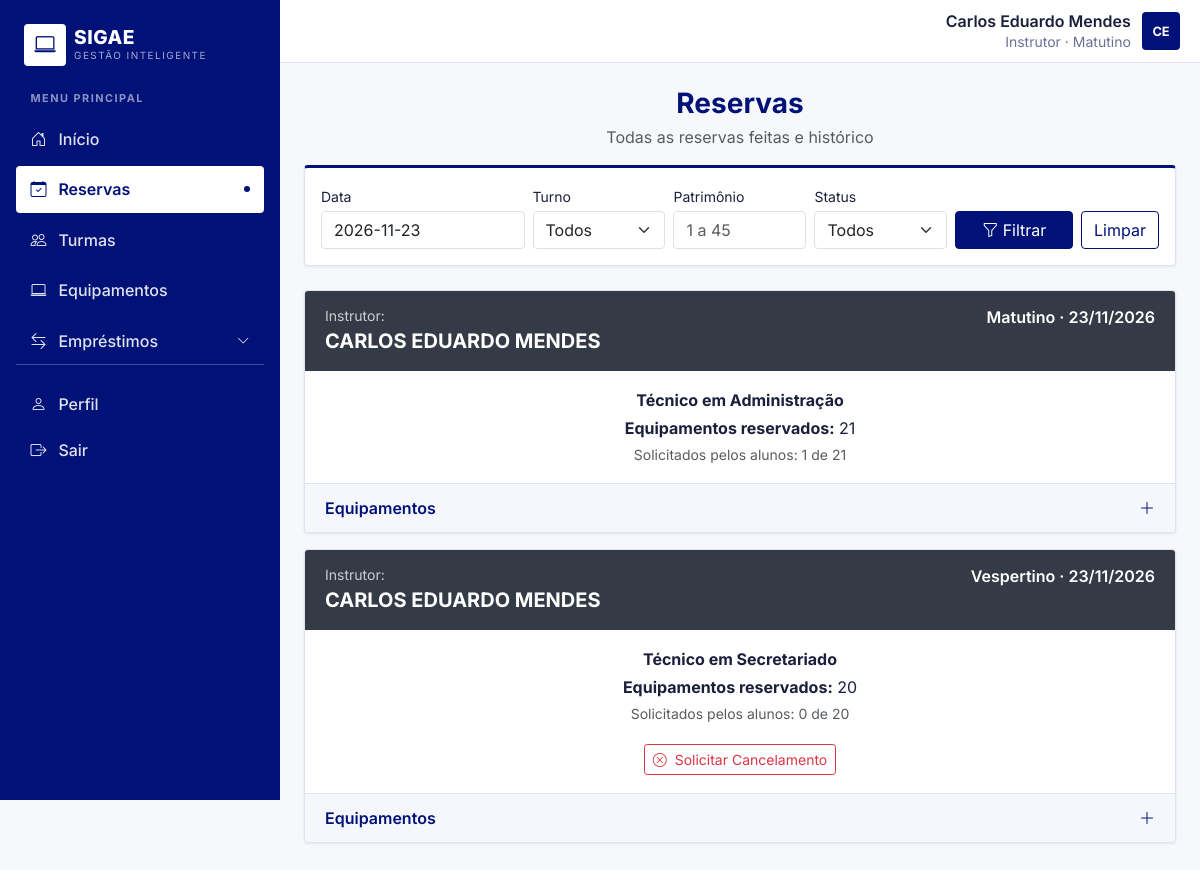
Screenshot of /reservas/ (signed in) with the database file from the repository.
### core/models.py (models this page shows, shortened)
class User(AbstractUser):
    email = models.EmailField("E-mail educacional", unique=True)
    turma = models.ForeignKey(Turma, null=True, blank=True, on_delete=models.SET_NULL, related_name="alunos")
    turno = models.CharField(max_length=3, choices=Turno.choices, blank=True)
    GRUPO_ALUNO, GRUPO_INSTRUTOR, GRUPO_ADMIN = "Aluno", "Instrutor", "Administrador"
    def _tem_grupo(self, nome):
        return self.groups.filter(name=nome).exists()
    @property
    def nome_completo(self):
        return self.get_full_name() or self.username
    @property
    def is_instrutor(self):
        return self._tem_grupo(self.GRUPO_INSTRUTOR)
    @property
    def is_administrador(self):
        return self.is_superuser or self._tem_grupo(self.GRUPO_ADMIN)
    @property
    def perfil(self):
        if self.is_administrador:
            return "Administrador"
        return "Instrutor" if self.is_instrutor else "Aluno"

class Reserva(models.Model):
    class Status(models.TextChoices):
        PENDENTE = "PEN", "Pendente"
        APROVADA = "APR", "Reservada"
        ATIVA = "ATI", "Entregue"
        CONCLUIDA = "CON", "Concluída"
        SOLICITADO_CANCELAMENTO = "SCA", "Cancelamento Solicitado"
        CANCELADA = "CAN", "Cancelada"
    solicitante = models.ForeignKey(settings.AUTH_USER_MODEL, on_delete=models.PROTECT, related_name="reservas",
                                    verbose_name="Instrutor (quem reservou)")
    turma = models.ForeignKey(Turma, null=True, blank=True, on_delete=models.SET_NULL, related_name="reservas")
    aluno = models.ForeignKey(settings.AUTH_USER_MODEL, null=True, blank=True, on_delete=models.SET_NULL,
                              related_name="notebooks_resgatados", verbose_name="Aluno que resgatou")
    equipamento = models.ForeignKey(Equipamento, null=True, blank=True, on_delete=models.PROTECT, related_name="reservas")
    data = models.DateField("Data da reserva", db_index=True)
    turno = models.CharField("Turno da reserva", max_length=3, choices=Turno.choices)
    quantidade = models.PositiveSmallIntegerField("Quantidade solicitada (total do lote)", default=1)
    lote = models.UUIDField(null=True, blank=True, db_index=True)
    status = models.CharField(max_length=3, choices=Status.choices, default=Status.PENDENTE, db_index=True)
    criada_em = models.DateTimeField(auto_now_add=True)
    entregue_em = models.DateTimeField("Data/hora de entrega", null=True, blank=True)
    devolvida_em = models.DateTimeField("Data/hora de devolução", null=True, blank=True)
    entregue_por = models.ForeignKey(
        settings.AUTH_USER_MODEL, null=True, blank=True, on_delete=models.SET_NULL, related_name="entregas_realizadas",
    )
    class Meta:
        ordering = ["-data", "turno", "-criada_em"]
    @property
    def aguardando_entrega(self):
        return self.status in (self.Status.PENDENTE, self.Status.APROVADA)
    @property
    def cancelamento_pendente(self):
        return self.status == self.Status.SOLICITADO_CANCELAMENTO
    @property
    def badge_class(self):
        return {
            "PEN": "bg-warning text-dark",
            "APR": "bg-info text-dark",
            "ATI": "bg-primary",
            "CON": "bg-success",
            "SCA": "bg-danger",
            "CAN": "bg-secondary",
        }[self.status]

class Turma(models.Model):
    nome = models.CharField("Nome da turma", max_length=100)
    turno = models.CharField(max_length=3, choices=Turno.choices)
    instrutor = models.ForeignKey(
        settings.AUTH_USER_MODEL, null=True, blank=True, on_delete=models.SET_NULL,
        related_name="turmas_lecionadas", verbose_name="Instrutor responsável",
    )
    class Meta:
        ordering = ["turno", "nome"]

### core/views.py (the view)
# urls.py: path("reservas/", views.reservas, name="reservas"),
@login_required
def reservas(request):
    hoje = timezone.localdate()
    dados_filtro = request.GET.copy()
    if not request.GET:
        dados_filtro["data"] = hoje.isoformat()
    form = ReservaFiltroForm(dados_filtro)
    qs = _reservas_visiveis(request.user)
    if form.is_valid():
        d = form.cleaned_data
        if d["data"]:
            qs = qs.filter(data=d["data"])
        if d["turno"]:
            qs = qs.filter(turno=d["turno"])
        if d["equipamento"]:
            qs = qs.filter(equipamento__numero=d["equipamento"])
        if d["status"]:
            qs = qs.filter(status=d["status"])
    cards = _agrupar_em_cards(list(qs[:300]), timezone.localtime(), mostrar_data=True)
    return render(request, "core/reservas.html", {"form": form, "cards": cards})

### core/templates/core/reservas.html (shortened to what this page needs)
{% extends "base.html" %}
{% block content %}
<h1 class="h3 fw-bold text-sigae text-center mb-1">Reservas</h1>
<p class="text-muted text-center">Todas as reservas feitas e histórico</p>
<form method="get" class="reserva-card filtro-card mb-4"><div class="p-3">
  <div class="row g-2 align-items-end">
    <div class="col-6 col-md-3"><label class="form-label small mb-1">Data</label>{{ form.data }}</div>
    <div class="col-6 col-md-2"><label class="form-label small mb-1">Turno</label>{{ form.turno }}</div>
    <div class="col-6 col-md-2"><label class="form-label small mb-1">Patrimônio</label>{{ form.equipamento }}</div>
    <div class="col-6 col-md-2"><label class="form-label small mb-1">Status</label>{{ form.status }}</div>
    <div class="col-12 col-md-3 d-flex gap-2">
      <button class="btn btn-primary flex-fill"><i class="bi bi-funnel"></i> Filtrar</button>
      <a class="btn btn-outline-primary" href="{% url 'reservas' %}">Limpar</a>
    </div>
  </div>
</div></form>
{% for c in cards %}
  {% include "core/_card_reserva.html" %}
{% empty %}
  <div class="reserva-card p-5 text-center text-muted">
    <i class="bi bi-calendar-x fs-1"></i>
    <p class="mb-0 mt-2">Nenhuma reserva encontrada.</p>
  </div>
{% endfor %}
{% endblock %}

### templates/base.html (shortened to what this page needs)
{% load static %}<!DOCTYPE html>
<html lang="pt-br">
<head>
  <link href="https://cdn.jsdelivr.net/npm/bootstrap@5.3.3/dist/css/bootstrap.min.css" rel="stylesheet">
  <link href="https://cdn.jsdelivr.net/npm/bootstrap-icons@1.11.3/font/bootstrap-icons.min.css" rel="stylesheet">
  <link rel="stylesheet" href="https://cdn.jsdelivr.net/npm/flatpickr/dist/flatpickr.min.css">
  <link href="{% static 'css/sigae.css' %}" rel="stylesheet">
</head>
<body>
{% with current=request.resolver_match.url_name %}
<div class="d-lg-flex">
  <div class="sigae-sidebar-col">
    <aside class="offcanvas-lg offcanvas-start sigae-sidebar flex-grow-1" tabindex="-1" id="sidebar" aria-labelledby="sidebarLabel">
      <div class="offcanvas-body d-flex flex-column flex-grow-1 p-3">
        <div class="d-none d-lg-flex align-items-center gap-2 px-2 pt-2">
          <div class="logo-box"><i class="bi bi-laptop"></i></div>
          <div><div class="brand-name">SIGAE</div><div class="brand-sub">Gestão Inteligente</div></div>
        </div>
        <div class="menu-label">MENU PRINCIPAL</div>
        <nav class="nav flex-column gap-1">
          <a class="sigae-link {% if current == 'dashboard' %}active{% endif %}" href="{% url 'dashboard' %}"><i class="bi bi-house-door"></i> Início</a>
          <a class="sigae-link {% if current == 'reservas' %}active{% endif %}" href="{% url 'reservas' %}"><i class="bi bi-calendar-check"></i> Reservas</a>
          <a class="sigae-link {% if current == 'turmas' %}active{% endif %}" href="{% url 'turmas' %}"><i class="bi bi-people"></i> Turmas</a>
          <a class="sigae-link {% if current == 'equipamentos' %}active{% endif %}" href="{% url 'equipamentos' %}"><i class="bi bi-laptop"></i> Equipamentos</a>
          <button class="sigae-link {% if current in 'emprestimos solicitacoes ativos' %}open{% endif %}" type="button" data-bs-toggle="collapse" data-bs-target="#subEmprestimos" aria-expanded="{% if current in 'emprestimos solicitacoes ativos' %}true{% else %}false{% endif %}" aria-controls="subEmprestimos">
            <i class="bi bi-arrow-left-right"></i> Empréstimos <i class="bi bi-chevron-down chev ms-auto"></i>
          </button>
        </nav>
        <div class="mt-auto pt-3 border-top border-light border-opacity-25">
          <a class="sigae-link {% if current == 'perfil' %}active{% endif %}" href="{% url 'perfil' %}"><i class="bi bi-person"></i> Perfil</a>
          <form method="post" action="{% url 'logout' %}">{% csrf_token %}
            <button type="submit" class="sigae-link"><i class="bi bi-box-arrow-right"></i> Sair</button>
          </form>
        </div>
      </div>
    </aside>
  </div>
  <div class="main-area">
    <header class="topbar">
      <div class="user-chip">
        <div class="text-end lh-sm d-none d-sm-block">
          <div class="fw-semibold">{{ user.nome_completo }}</div>
          <small>{{ user.perfil }}{% if user.turno %} · {{ user.get_turno_display }}{% endif %}</small>
        </div>
        <div class="avatar">{% if user.first_name %}{{ user.first_name|slice:":1"|upper }}{{ user.last_name|slice:":1"|upper }}{% else %}{{ user.username|slice:":2"|upper }}{% endif %}</div>
      </div>
    </header>
    <main class="p-3 p-md-4">
      {% block content %}{% endblock %}
    </main>
  </div>
</div>
{% endwith %}
</body>
</html>

### core/templates/core/_card_reserva.html (shortened to what this page needs)
<article class="reserva-card mb-3">
  <header class="reserva-head head-{{ c.estado }}">
    <div>
      <div class="small opacity-75">Instrutor:</div>
      <div class="fw-bold text-uppercase fs-5">{{ c.solicitante.nome_completo }}</div>
    </div>
    <span class="fw-semibold text-end">{{ c.turno_label }}{% if c.mostrar_data %} · {{ c.data|date:"d/m/Y" }}{% endif %}</span>
  </header>
  <div class="reserva-body text-center">
    <div class="fw-bold">{{ c.turma.nome|default:"Turma não informada" }}</div>
    <div><strong>Equipamentos reservados:</strong> {{ c.reservas|length }}</div>
    <div class="text-muted small">Solicitados pelos alunos: {{ c.resgatados }} de {{ c.reservas|length }}</div>
    {% if c.cancelamento_solicitado %}
      <div class="alert alert-warning py-2 px-3 mt-3 mb-0 d-inline-flex flex-column flex-sm-row align-items-center gap-2">
        <span class="small fw-semibold">
          <i class="bi bi-exclamation-triangle-fill me-1"></i>
          {% if user.is_administrador %}
            O instrutor solicitou o cancelamento desta reserva.
          {% else %}
            Cancelamento solicitado — aguardando autorização do Administrador.
          {% endif %}
        </span>
        {% if user.is_administrador %}
          <div class="d-flex gap-1">
            <form method="post" action="{% url 'responder_cancelamento' c.primeira_pk %}" class="d-inline"
                  onsubmit="return confirm('Autorizar o cancelamento desta reserva e liberar os equipamentos?');">
              {% csrf_token %}
              <input type="hidden" name="next" value="{{ request.get_full_path }}">
              <input type="hidden" name="decisao" value="aprovar">
              <button class="btn btn-sm btn-danger">Autorizar Cancelamento</button>
            </form>
            <form method="post" action="{% url 'responder_cancelamento' c.primeira_pk %}" class="d-inline">
              {% csrf_token %}
              <input type="hidden" name="next" value="{{ request.get_full_path }}">
              <input type="hidden" name="decisao" value="recusar">
              <button class="btn btn-sm btn-outline-secondary">Recusar</button>
            </form>
          </div>
        {% endif %}
      </div>
    {% elif user.is_instrutor and c.tem_aguardando %}
      <div class="mt-3">
        <form method="post" action="{% url 'solicitar_cancelamento' c.primeira_pk %}" class="d-inline"
              onsubmit="return confirm('Deseja solicitar o cancelamento desta reserva ao Administrador?');">
          <button type="submit" class="btn btn-sm btn-outline-danger">
            <i class="bi bi-x-circle me-1"></i> Solicitar Cancelamento
          </button>
        </form>
      </div>
    {% endif %}
  </div>
  <button class="reserva-toggle" type="button" data-bs-toggle="collapse" data-bs-target="#{{ c.dom_id }}" aria-expanded="false" aria-controls="{{ c.dom_id }}">
    <span>Equipamentos</span><i class="bi bi-plus-lg"></i>
  </button>
</article>

### rows the page displays
User: nome_completo "Carlos Eduardo Mendes", perfil "Instrutor", turno "Matutino", first_name "C", last_name "E", solicitante.nome_completo "CARLOS EDUARDO MENDES", turno_label "Matutino", data "23/11/2026", turma.nome "Técnico em Administração", reservas|length "21", resgatados "1", turno_label "Vespertino", turma.nome "Técnico em Secretariado", reservas|length "20", resgatados "0"
